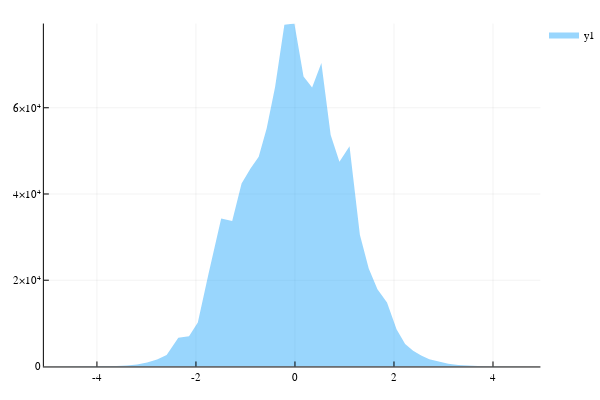

The notebook cell saved with this chart:
### Markdown cell above
## Hist

### Code cell
plot(fit!(Hist(50), randn(10^6)))

### Figure 1 — Plotly figure (JSON) as saved in the notebook; plotly's stock layout.template omitted (floating-point values rounded to 4 significant figures)
{"data": [{"colorbar": {"title": ""}, "fill": "tozeroy", "fillcolor": "rgba(0, 154, 250, 0.400)", "line": {"color": "rgba(0, 154, 250, 0.400)", "dash": "solid", "shape": "linear", "width": 0}, "mode": "lines", "name": "y1", "showlegend": true, "type": "scatter", "x": [-5.072, -4.995, -4.825, -4.628, -4.376, -4.109, -3.836, -3.599, -3.394, -3.19, -2.986, -2.786, -2.592, -2.356, -2.14, -1.962, -1.747, -1.49, -1.268, -1.078, -0.8977, -0.7323, -0.5721, -0.4024, -0.2141, -0.0119, 0.1734, 0.3464, 0.5335, 0.7216, 0.8985, 1.102, 1.311, 1.49, 1.666, 1.859, 2.052, 2.226, 2.387, 2.549, 2.714, 2.896, 3.097, 3.298, 3.493, 3.693, 3.893, 4.067, 4.258, 4.619, 4.958, 4.958], "xaxis": "x1", "y": [0, 2, 1, 1, 13, 12, 73, 123, 235, 464, 929, 1616, 2660, 6637, 7009, 10196, 21445, 34321, 33723, 42447, 45908, 48651, 55186, 64744, 79265, 79531, 67275, 64725, 70381, 53680, 47469, 51074, 30565, 22707, 17888, 14850, 8643, 5235, 3652, 2514, 1687, 1155, 652, 319, 170, 93, 44, 11, 11, 7, 1, 0], "yaxis": "y1"}], "layout": {"annotations": [], "height": 400, "legend": {"bgcolor": "rgba(255, 255, 255, 1.000)", "bordercolor": "rgba(0, 0, 0, 1.000)", "font": {"color": "rgba(0, 0, 0, 1.000)", "family": "sans-serif", "size": 11}, "x": 1, "y": 1}, "margin": {"b": 20, "l": 0, "r": 0, "t": 20}, "paper_bgcolor": "rgba(255, 255, 255, 1.000)", "plot_bgcolor": "rgba(255, 255, 255, 1.000)", "showlegend": true, "width": 600, "xaxis1": {"anchor": "y1", "domain": [0.08064, 0.9934], "gridcolor": "rgba(0, 0, 0, 0.100)", "gridwidth": 0.5, "linecolor": "rgba(0, 0, 0, 1.000)", "mirror": false, "range": [-5.072, 4.958], "showgrid": true, "showline": true, "showticklabels": true, "tickangle": 0, "tickcolor": "rgb(0, 0, 0)", "tickfont": {"color": "rgba(0, 0, 0, 1.000)", "family": "sans-serif", "size": 11}, "tickmode": "array", "ticks": "inside", "ticktext": ["-4", "-2", "0", "2", "4"], "tickvals": [-4, -2, 0, 2, 4], "title": "", "titlefont": {"color": "rgba(0, 0, 0, 1.000)", "family": "sans-serif", "size": 15}, "type": "-", "visible": true, "zeroline": false, "zerolinecolor": "rgba(0, 0, 0, 1.000)"}, "yaxis1": {"anchor": "x1", "domain": [0.03762, 0.9902], "gridcolor": "rgba(0, 0, 0, 0.100)", "gridwidth": 0.5, "linecolor": "rgba(0, 0, 0, 1.000)", "mirror": false, "range": [0, 79531], "showgrid": true, "showline": true, "showticklabels": true, "tickangle": 0, "tickcolor": "rgb(0, 0, 0)", "tickfont": {"color": "rgba(0, 0, 0, 1.000)", "family": "sans-serif", "size": 11}, "tickmode": "array", "ticks": "inside", "ticktext": ["0", "2×10⁴", "4×10⁴", "6×10⁴"], "tickvals": [0, 20000, 40000, 60000], "title": "", "titlefont": {"color": "rgba(0, 0, 0, 1.000)", "family": "sans-serif", "size": 15}, "type": "-", "visible": true, "zeroline": false, "zerolinecolor": "rgba(0, 0, 0, 1.000)"}}}
